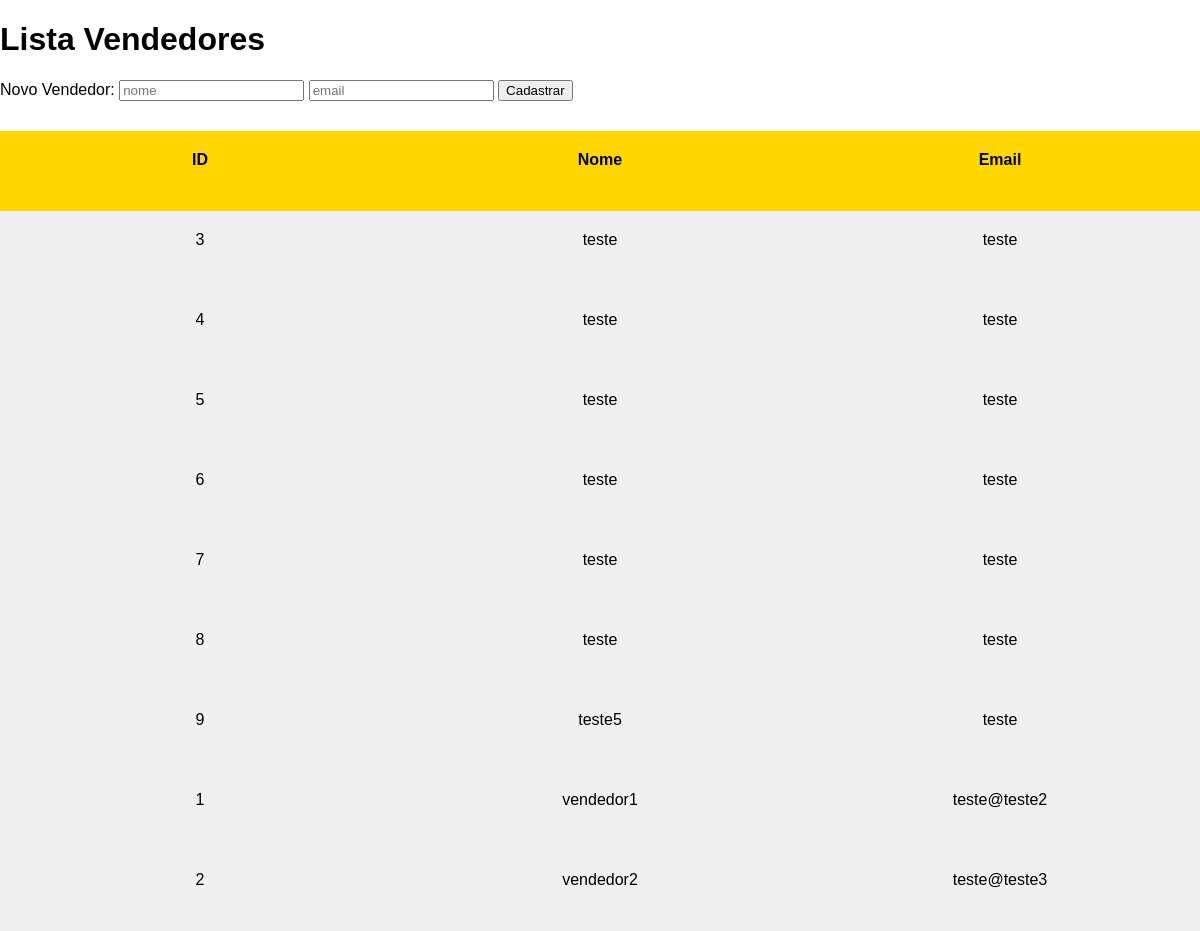
The page /views/vendedores.php (signed in) on the database its author committed.
### tables this page shows
CREATE TABLE `vendedores` (
  `id` int(11) NOT NULL AUTO_INCREMENT,
  `email` varchar(255) NOT NULL,
  `nome` varchar(255) DEFAULT NULL,
  PRIMARY KEY (`id`)
);

### Models/Vendedor.php (called while the page is built, shortened)
<?php
class Vendedor
{
    private $vendedores = [];
    public function getAllVendedores()
    {
        include "../db_conn.php";
        $sql = "SELECT * FROM vendedores order by nome";
        $result = mysqli_query($conn, $sql);
        while($row = $result->fetch_assoc()) {
            $this->vendedores[] = $row;
        }
        return json_encode($this->vendedores);
    }
}

### controllers/VendedorController.php (called while the page is built, shortened)
<?php
require_once '../Models/Vendedor.php';
class VendedorController
{
    private $vendedorModel;
    public function __construct()
    {
        $this->vendedorModel = new Vendedor();
    }
    public function showVendedores()
    {
        return $this->vendedorModel->getAllVendedores();
    }
}

### views/vendedores.php (the view, shortened to what this page needs)
<?php
require_once '../controllers/VendedorController.php';
$vendedorController = new VendedorController();
$vendedores = json_decode($vendedorController->showVendedores());
?>
<!DOCTYPE html>
<html lang="en">
    <head>
        <link rel="stylesheet" type="text/css" href="style.css">
    </head>
    <body>
        <h1>Lista Vendedores</h1>
        <form action="vendedores.php" method="post">
            <label for="vendedor">Novo Vendedor:</label>
            <input type="text" name="nome" required placeholder="nome">
            <input type="text" name="email" required placeholder="email">
            <button type="submit">Cadastrar</button>
        </form>
        <div class="vendedores-grid">
            <div class="item grid-title">
                ID
            </div>
            <div class="item grid-title">
                Nome
            </div>
            <div class="item grid-title">
                Email
            </div>
            <?php foreach ($vendedores as $vendedor): ?>
                <div class="item">
                    <?php echo $vendedor->id; ?>
                </div>
                <div class="item">
                <?php echo $vendedor->nome; ?>
                </div>
                <div class="item">
                    <?php echo $vendedor->email; ?>
                </div>
            <?php endforeach; ?>
        </div>
    </body>
</html>

### views/style.css (style rules this page uses)
body { font-family: Arial, sans-serif; margin: 0; padding: 0; }
.vendedores-grid { display: grid; grid-template-columns: repeat(3, 1fr); height: 800px; overflow: auto; margin-top: 30px; }
.item { background-color: #f0f0f0; padding: 20px; text-align: center; }
.grid-title { font-weight: bold; background-color: gold; }

### rows shown on the page
vendedores: id "3", nome "teste", email "teste"
vendedores: id "4", nome "teste", email "teste"
vendedores: id "5", nome "teste", email "teste"
vendedores: id "6", nome "teste", email "teste"
vendedores: id "7", nome "teste", email "teste"
vendedores: id "8", nome "teste", email "teste"
vendedores: id "9", nome "teste5", email "teste"
vendedores: id "1", nome "vendedor1", email "teste@teste2"
vendedores: id "2", nome "vendedor2", email "teste@teste3"
